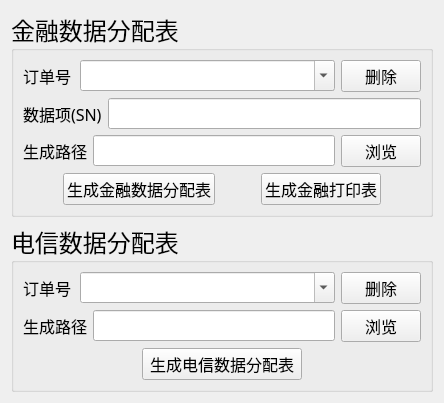
      <widget class="QWidget" name="tab_4">
       <attribute name="title">
        <string>制表</string>
       </attribute>
       <layout class="QVBoxLayout" name="verticalLayout_17">
        <item>
         <widget class="QGroupBox" name="groupBox_2">
          <property name="font">
           <font>
            <family>微软雅黑</family>
            <pointsize>18</pointsize>
           </font>
          </property>
          <property name="title">
           <string>金融数据分配表</string>
          </property>
          <layout class="QVBoxLayout" name="verticalLayout_10">
           <item>
            <layout class="QHBoxLayout" name="horizontalLayout_11">
             <item>
              <layout class="QHBoxLayout" name="horizontalLayout_51" stretch="1,5">
               <item>
                <widget class="QLabel" name="label_15">
                 <property name="font">
                  <font>
                   <family>微软雅黑</family>
                   <pointsize>12</pointsize>
                  </font>
                 </property>
                 <property name="text">
                  <string>订单号</string>
                 </property>
                </widget>
               </item>
               <item>
                <widget class="QComboBox" name="finance_order_combo_box">
                 <property name="font">
                  <font>
                   <family>微软雅黑</family>
                   <pointsize>12</pointsize>
                  </font>
                 </property>
                 <property name="editable">
                  <bool>true</bool>
                 </property>
                </widget>
               </item>
              </layout>
             </item>
             <item>
              <widget class="QPushButton" name="finance_delete_order_btn">
               <property name="font">
                <font>
                 <family>微软雅黑</family>
                 <pointsize>12</pointsize>
                </font>
               </property>
               <property name="text">
                <string>删除</string>
               </property>
              </widget>
             </item>
            </layout>
           </item>
           <item>
            <layout class="QHBoxLayout" name="horizontalLayout_55" stretch="10">
             <item>
              <layout class="QHBoxLayout" name="horizontalLayout_52" stretch="1,6">
               <item>
                <widget class="QLabel" name="label_16">
                 <property name="font">
                  <font>
                   <family>微软雅黑</family>
                   <pointsize>12</pointsize>
                  </font>
                 </property>
                 <property name="text">
                  <string>数据项(SN)</string>
                 </property>
                </widget>
               </item>
               <item>
                <widget class="QLineEdit" name="finance_data_field_line">
                 <property name="font">
                  <font>
                   <family>微软雅黑</family>
                   <pointsize>12</pointsize>
                  </font>
                 </property>
                </widget>
               </item>
              </layout>
             </item>
            </layout>
           </item>
           <item>
            <layout class="QHBoxLayout" name="horizontalLayout_53" stretch="9,1">
             <item>
              <layout class="QHBoxLayout" name="horizontalLayout_50" stretch="1,5">
               <item>
                <widget class="QLabel" name="label_17">
                 <property name="font">
                  <font>
                   <family>微软雅黑</family>
                   <pointsize>12</pointsize>
                  </font>
                 </property>
                 <property name="text">
                  <string>生成路径</string>
                 </property>
                </widget>
               </item>
               <item>
                <widget class="QLineEdit" name="finance_generate_path_line">
                 <property name="font">
                  <font>
                   <family>微软雅黑</family>
                   <pointsize>12</pointsize>
                  </font>
                 </property>
                </widget>
               </item>
              </layout>
             </item>
             <item>
              <widget class="QPushButton" name="finance_select_generate_file_btn">
               <property name="font">
                <font>
                 <family>微软雅黑</family>
                 <pointsize>12</pointsize>
                </font>
               </property>
               <property name="text">
                <string>浏览</string>
               </property>
              </widget>
             </item>
            </layout>
           </item>
           <item>
            <layout class="QHBoxLayout" name="horizontalLayout_22" stretch="0,1,0,1,0">
             <item>
              <spacer name="horizontalSpacer_39">
               <property name="orientation">
                <enum>Qt::Horizontal</enum>
               </property>
               <property name="sizeHint" stdset="0">
                <size>
                 <width>40</width>
                 <height>20</height>
                </size>
               </property>
              </spacer>
             </item>
             <item>
              <widget class="QPushButton" name="finance_generating_btn">
               <property name="font">
                <font>
                 <family>微软雅黑</family>
                 <pointsize>12</pointsize>
                </font>
               </property>
               <property name="text">
                <string>生成金融数据分配表</string>
               </property>
               <property name="iconSize">
                <size>
                 <width>8</width>
                 <height>8</height>
                </size>
               </property>
              </widget>
             </item>
             <item>
              <spacer name="horizontalSpacer_41">
               <property name="orientation">
                <enum>Qt::Horizontal</enum>
               </property>
               <property name="sizeHint" stdset="0">
                <size>
                 <width>40</width>
                 <height>20</height>
                </size>
               </property>
              </spacer>
             </item>
             <item>
              <widget class="QPushButton" name="finance_generating_print_btn">
               <property name="font">
                <font>
                 <family>微软雅黑</family>
                 <pointsize>12</pointsize>
                </font>
               </property>
               <property name="text">
                <string>生成金融打印表</string>
               </property>
               <property name="iconSize">
                <size>
                 <width>8</width>
                 <height>8</height>
                </size>
               </property>
              </widget>
             </item>
             <item>
              <spacer name="horizontalSpacer_40">
               <property name="orientation">
                <enum>Qt::Horizontal</enum>
               </property>
               <property name="sizeHint" stdset="0">
                <size>
                 <width>40</width>
                 <height>20</height>
                </size>
               </property>
              </spacer>
             </item>
            </layout>
           </item>
          </layout>
         </widget>
        </item>
        <item>
         <widget class="QGroupBox" name="groupBox_5">
          <property name="font">
           <font>
            <family>微软雅黑</family>
            <pointsize>18</pointsize>
           </font>
          </property>
          <property name="title">
           <string>电信数据分配表</string>
          </property>
          <layout class="QVBoxLayout" name="verticalLayout_16">
           <item>
            <layout class="QHBoxLayout" name="horizontalLayout_73">
             <item>
              <layout class="QHBoxLayout" name="horizontalLayout_64" stretch="10">
               <item>
                <layout class="QHBoxLayout" name="horizontalLayout_65" stretch="1,5">
                 <item>
                  <widget class="QLabel" name="label_23">
                   <property name="font">
                    <font>
                     <family>微软雅黑</family>
                     <pointsize>12</pointsize>
                    </font>
                   </property>
                   <property name="text">
                    <string>订单号</string>
                   </property>
                  </widget>
                 </item>
                 <item>
                  <widget class="QComboBox" name="telecom_order_combo_box">
                   <property name="font">
                    <font>
                     <family>微软雅黑</family>
                     <pointsize>12</pointsize>
                    </font>
                   </property>
                   <property name="editable">
                    <bool>true</bool>
                   </property>
                  </widget>
                 </item>
                </layout>
               </item>
              </layout>
             </item>
             <item>
              <widget class="QPushButton" name="telecom_delete_order_btn">
               <property name="font">
                <font>
                 <family>微软雅黑</family>
                 <pointsize>12</pointsize>
                </font>
               </property>
               <property name="text">
                <string>删除</string>
               </property>
              </widget>
             </item>
            </layout>
           </item>
           <item>
            <layout class="QHBoxLayout" name="horizontalLayout_68" stretch="9,1">
             <item>
              <layout class="QHBoxLayout" name="horizontalLayout_69" stretch="1,5">
               <item>
                <widget class="QLabel" name="label_25">
                 <property name="font">
                  <font>
                   <family>微软雅黑</family>
                   <pointsize>12</pointsize>
                  </font>
                 </property>
                 <property name="text">
                  <string>生成路径</string>
                 </property>
                </widget>
               </item>
               <item>
                <widget class="QLineEdit" name="telecom_generate_path_line">
                 <property name="font">
                  <font>
                   <family>微软雅黑</family>
                   <pointsize>12</pointsize>
                  </font>
                 </property>
                </widget>
               </item>
              </layout>
             </item>
             <item>
              <widget class="QPushButton" name="telecom_select_generate_file_btn">
               <property name="font">
                <font>
                 <family>微软雅黑</family>
                 <pointsize>12</pointsize>
                </font>
               </property>
               <property name="text">
                <string>浏览</string>
               </property>
              </widget>
             </item>
            </layout>
           </item>
           <item>
            <layout class="QHBoxLayout" name="horizontalLayout_70" stretch="3,4,3">
             <item>
              <spacer name="horizontalSpacer_57">
               <property name="orientation">
                <enum>Qt::Horizontal</enum>
               </property>
               <property name="sizeHint" stdset="0">
                <size>
                 <width>40</width>
                 <height>20</height>
                </size>
               </property>
              </spacer>
             </item>
             <item>
              <widget class="QPushButton" name="telecom_generating_btn">
               <property name="font">
                <font>
                 <family>微软雅黑</family>
                 <pointsize>12</pointsize>
                </font>
               </property>
               <property name="text">
                <string>生成电信数据分配表</string>
               </property>
               <property name="iconSize">
                <size>
                 <width>8</width>
                 <height>8</height>
                </size>
               </property>
              </widget>
             </item>
             <item>
              <spacer name="horizontalSpacer_58">
               <property name="orientation">
                <enum>Qt::Horizontal</enum>
               </property>
               <property name="sizeHint" stdset="0">
                <size>
                 <width>40</width>
                 <height>20</height>
                </size>
               </property>
              </spacer>
             </item>
            </layout>
           </item>
          </layout>
         </widget>
        </item>
       </layout>
      </widget>
